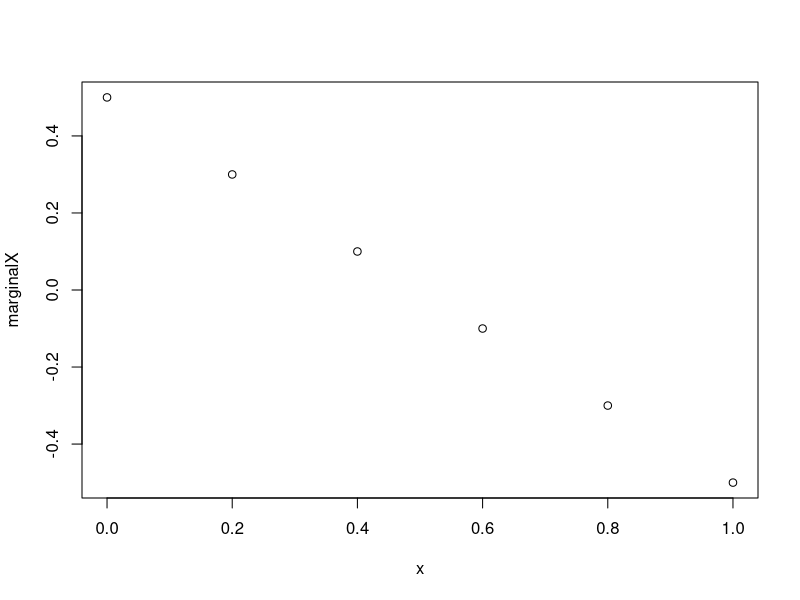
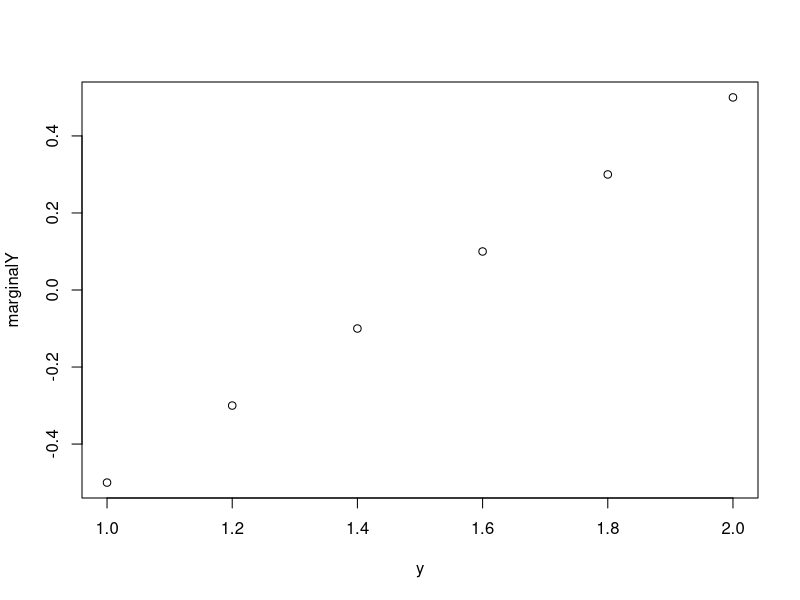

R code for these plots, in order:
## ---- chunk 1
x <- seq(0,1,by=0.2)
fxx <- function(x){0.5-x}
marginalX <- fxx(x)
y <- seq(1,2,by=0.2)
fyy <- function(y){y-1.5}
marginalY <- fyy(y)
plot(x,marginalX)
plot(y,marginalY)
## ---- chunk 2
sample <- c(7.3,6.1,3.8,8.4,6.9,7.1,5.3,8.2,4.9,5.8)
mean(sample)
var(sample)
